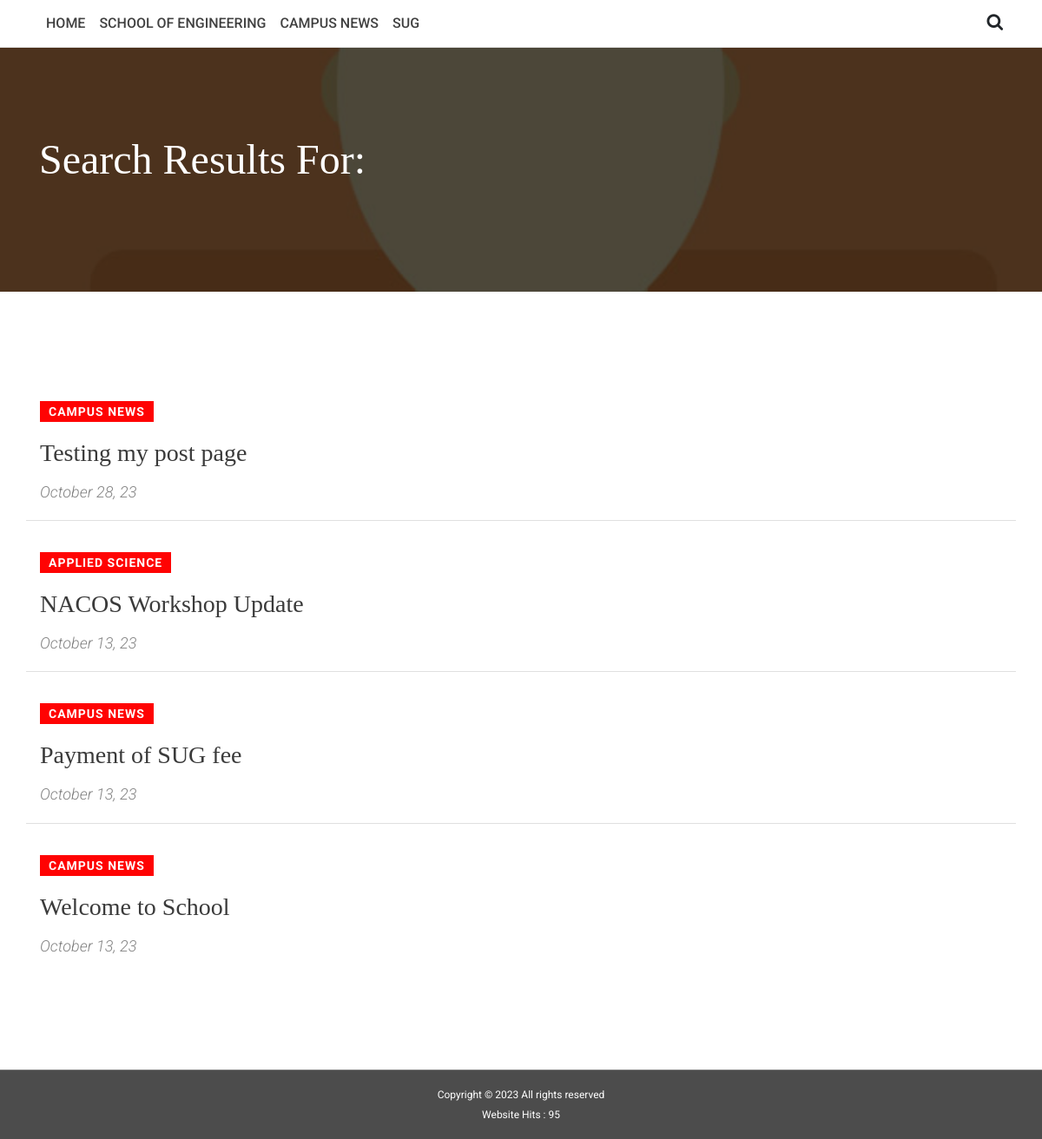
Screenshot of /search.php with the database file from the repository.
### tables this page shows
CREATE TABLE `tb_category` (
  `category_id` int(11) NOT NULL,
  `category_name` text NOT NULL,
  `category_inheader` tinyint(1) NOT NULL DEFAULT 0
);

CREATE TABLE `tb_posts` (
  `post_id` bigint(20) NOT NULL,
  `post_type` text NOT NULL,
  `post_title` text NOT NULL,
  `post_content` longtext NOT NULL,
  `post_isbreaking` tinytext NOT NULL DEFAULT 'No',
  `post_image` text NOT NULL,
  `post_author` text NOT NULL,
  `post_date` datetime NOT NULL
);

### functions.php (called while the page is built, shortened)
<?php
class Frontend {
            ?>
<?php
   function get_header_categories()
   {
      $db=new Dbconfig;
      $con=$db->connect_db();
      $stmt = $con->prepare(" SELECT *  FROM `tb_category` WHERE `category_inheader`= ? ORDER BY `category_id` DESC");
      $stmt->bind_param("s", $head);
      $stmt->execute();
      $arr = [];
      $result= $stmt->get_result();
      while($row = $result->fetch_assoc()) {
         $arr[] = $row;
      }
      return $arr;
   }
   function visitorcount($page='Homepage') {
      $db = new Dbconfig;
      $con = $db->connect_db();
      $stmt = $con->prepare(
         "INSERT INTO tb_visitorlog(access_page,access_counter,access_date)
      values(?,?,?)");
      $counter='0';
      $stmt1=$con->prepare("SELECT COUNT(*) AS counter FROM `tb_visitorlog` ");
      $stmt1->execute();
      $result= $stmt1->get_result();
      while ($row = $result->fetch_assoc()) {
         $counter=$row['counter'];
      }
      return $counter;
   }
   function search_posts($content)
   {
      $db=new Dbconfig;
      $con=$db->connect_db();
      $stmt = $con->prepare(" SELECT *  FROM `tb_posts` WHERE `post_title` LIKE '%$content%' ORDER BY `post_id` DESC ");
      $stmt->execute();
      $arr = [];
      $result= $stmt->get_result();
      while($row = $result->fetch_assoc()) {
         $arr[] = $row;
      }
      return $arr;
   }
}
?>

### search.php (the view, shortened to what this page needs)
<?php
include_once './header.php';
$searchfor="";
$searchresults=$frontend->search_posts($searchfor);
$totalvisitorcount=$frontend->visitorcount('Homepage');
?>
    <div class="breadcumb-area section_padding_100 bg-img background-overlay" style="background-image: url(img/bg-img/1.jpg);">
        <div class="container">
            <div class="single-post-title-content ">
                <h2 class="font-pt">Search Results For: <?php echo $searchfor; ?></h2>
            </div>
        </div>
    </div>
    <section class="search-post-area section_padding_100">
        <div class="container">
            <div class="row">
                <?php
                foreach ($searchresults as $post) { ?>
                    <div class="col-12 search-post p-3">
                        <div class="theme-post-tag">
                            <a href="./catagory.php?category=<?php echo $post['post_type']; ?>"><?php echo $post['post_type']; ?></a>
                        </div>
                        <h2 class="font-pt"><a style="color:inherit;font:inherit;" href="./post.php?id=<?php echo $post['post_id']; ?>"> <?php echo $post['post_title']; ?> </a> </h2>
                        <p class="theme-post-date"><?php echo date("F j, y",strtotime($post['post_date'])); ?></p>
                    </div>
                <?php } ?>
            </div>
        </div>
    </section>
<?php
include_once './footer.php';
?>

### header.php (shortened to what this page needs)
<?php
require "./functions.php";
$frontend=new Frontend;
?>
<!DOCTYPE html>
<html lang="en">
<head>
    <link rel="stylesheet" href="./css/style.css">
</head>
<body>
    <header class="header-area">
        <div class="nav-header">
            <div class="container h-100">
                <div class="row h-100 align-items-center">
                    <div class="col-12">
                        <div class="main-menu">
                            <nav class="navbar navbar-expand-lg">
                                <div class="collapse navbar-collapse" id="mainMenu">
                                    <ul class="navbar-nav mr-auto">
                                        <li class="nav-item">
                                            <a class="nav-link" href="index.php">Home </a>
                                        </li>
                                        <?php
                                        $categories=$frontend->get_header_categories();
                                        foreach ($categories as $category) { ?>
                                        <li class="nav-item">
                                            <a class="nav-link"
                                                href="catagory.php?category=<?php echo $category['category_name']; ?>">
                                                <?php echo $category['category_name']; ?> </a>
                                        </li>
                                        <?php } ?>
                                    </ul>
                                    <div id="searchbtn">
                                        <i class="fa fa-search" aria-hidden="true"></i>
                                    </div>
                                </div>
                            </nav>
                        </div>
                    </div>
                </div>
            </div>
        </div>
    </header>

### footer.php (shortened to what this page needs)
<footer class="footer-area background-overlay">
    <div class="bottom-footer-area">
        <div class="container h-100">
            <div class="row h-100 align-items-center justify-content-center">
                <div class="col-12">
                    <div class="copywrite-text">
                        <p>
                            Copyright &copy;
                             All rights reserved
                        </p>
                        <p> Website Hits : <?php echo $totalvisitorcount; ?></p>
                    </div>
                </div>
            </div>
        </div>
    </div>
</footer>
</body>
</html>

### css/style.css (style rules this page uses)
.search-post p { line-height: 1.8; font-size: 18px; font-weight: 300; }
.search-post-area .search-post h2 { font-size: 28px; line-height: 1.5; }
.search-post-area .search-post { padding: 10px 0; border-bottom: 1px solid #e0e0e0; margin: 10px 0; }
.search-post-area .search-post:last-child { padding: 0; border-bottom: none; }

### css/core-style.css (style rules this page uses)
* { margin: 0; padding: 0; }
body { font-family: 'Roboto', sans-serif; font-weight: 400; overflow-x: hidden; }
h1, h2, h3, h4, h5, h6 { color: #3a3a3a; line-height: 1.2; font-family: 'Roboto', sans-serif; font-weight: 400; }
p { color: #9f9f9f; font-size: 1em; line-height: 1.9; font-family: 'Roboto', sans-serif; font-weight: 400; }
a, a:hover, a:focus { -webkit-transition: all 500ms ease 0s; transition: all 500ms ease 0s; text-decoration: none; outline: none; color: #000; font-family: 'Roboto', sans-serif; font-weight: 500; }
ul, ol { margin: 0; }
ol li, ul li { list-style: outside none none; }
.font-pt { font-family: 'PT Serif', serif !important; }
.background-overlay, .background-overlay-5, .background-overlay-white { position: relative; z-index: 2; background-position: center center; background-size: cover; }
.background-overlay:before, .background-overlay-5:before, .background-overlay-white:before { position: absolute; z-index: -1; top: 0; left: 0; width: 100%; height: 100%; content: ""; }
.background-overlay:before { background-color: rgba(0, 0, 0, 0.7); }
.bg-img { background-position: center center; background-size: cover; background-repeat: no-repeat; }
.section_padding_100 { padding: 100px 0; }
.nav-header { width: 100%; height: 55px; border-bottom: 1px solid #e4e4e4; }
.main-menu .navbar.navbar-expand-lg { padding: 0; }
.main-menu .navbar.navbar-expand-lg .nav-link { color: rgba(0, 0, 0, 0.75); text-transform: uppercase; }
.main-menu #searchbtn i { font-size: 20px; cursor: pointer; }
.theme-post-tag a { font-size: 14px; font-weight: 700; background-color: #ff0303; color: #fff; text-transform: uppercase; padding: 5px 10px; line-height: 1; letter-spacing: 1px; margin-bottom: 15px; display: inline-block; }
.theme-post-date { color: #838383; font-style: italic; font-size: 14px; margin-bottom: 0; display: block; }
.breadcumb-area { background-color: #efefef; position: relative; z-index: 1; }
.single-post-title-content h2 { color: #fff; font-size: 48px; }
.single-post-title-content { padding-bottom: 15px; }
.bottom-footer-area { height: 80px; border-top: 1px solid rgba(255, 255, 255, 0.25); }
.copywrite-text p { margin: 0; color: #fff; text-align: center; font-size: 12px; }

### rows the page displays
tb_category: category_name "SCHOOL OF ENGINEERING"
tb_category: category_name "CAMPUS NEWS"
tb_category: category_name "SUG"
tb_posts: post_type "CAMPUS NEWS", post_title "Testing my post page", post_date "October 28, 23"
tb_posts: post_type "APPLIED SCIENCE", post_title "NACOS Workshop Update", post_date "October 13, 23"
tb_posts: post_type "CAMPUS NEWS", post_title "Payment of SUG fee", post_date "October 13, 23"
tb_posts: post_type "CAMPUS NEWS", post_title "Welcome to School", post_date "October 13, 23"

### other values shown
$totalvisitorcount "95"
